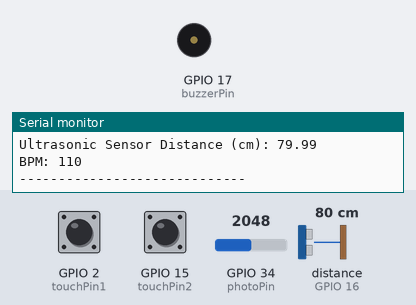
The sketch below on a simulated ESP32. Shown: buzzer (waves = sounding), the last lines printed to the serial monitor. Wiring (inferred from the names in the program): ultrasonic range finder: trigger GPIO 5; echo GPIO 16. Inputs (shaded band) come from the test bench; at power-on: distance to the obstacle (sensor on GPIO 16) 80 cm, GPIO 2 (touchPin1) HIGH, GPIO 15 (touchPin2) HIGH, GPIO 34 (photoPin) = 2048. The echo pulse lasts 58.3 µs per cm.

Above: at 2.7 s.
2.8 s: distance to the obstacle (sensor on GPIO 16) set to 120 cm
At 3.4 s:
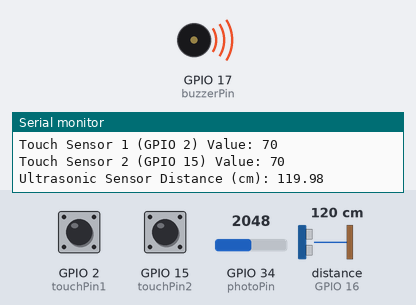
Timing chart, 0 to 5.8 s (numbered marks = the images above; inputs shaded):
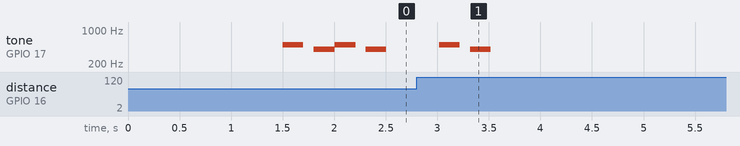

The sketch:

bpm_noWIFI.ino
```cpp
// Photoresistor
int photoPin = 34;  // ADC-capable pin for the photoresistor
float avg_light = 0;

// Touch sensors
int touchPin1 = 2;   // Use GPIO 2 for the first capacitive touch (calming)
int touchPin2 = 15;  // Use GPIO 15 for the second capacitive touch (increasing)

// Piezo buzzer
const int buzzerPin = 17;
int bpm = 70;       // Set initial BPM (beats per minute)

// Heartbeat variables
const int minBPM = 60;
const int maxBPM = 180;
int targetBPM = 70;
int calmEffect1 = 300;
int calmEffect2 = -300;
int change_calm = 5;

// Ultrasonic sensor (HC-SR04)
const int trigPin = 5;
const int echoPin = 16;
float duration, distance;

// Timing variables
unsigned long lastUpdate = 0;
unsigned long lightChangeTime = 0;
unsigned long distanceChangeTime = 0;
int previousPhotoValue = 0;
float previousDistance = 0.0;

void setup() {
  // Initialize serial communication
  Serial.begin(115200);

  // Initialize sensors
  pinMode(photoPin, INPUT);         // Photoresistor
  pinMode(buzzerPin, OUTPUT);       // Piezo buzzer
  pinMode(trigPin, OUTPUT);         // Ultrasonic sensor trigger
  pinMode(echoPin, INPUT);          // Ultrasonic sensor echo

  // calibrate light sensor
  // 1. Read Photoresistor Value
  for (int i = 0; i < 5; i++) {
    avg_light += analogRead(photoPin);
    delay(100);
  }
  avg_light /= 5.0;

  // Add a slight delay for initialization
  delay(1000);
}

void loop() {
  // 1. Read Photoresistor Value
  int photoValue = analogRead(photoPin);  // Read analog value from photoresistor
  Serial.print("Photoresistor (GPIO 34) Value: ");
  Serial.println(photoValue);
  handlePhotoresistor(photoValue);

  // 2. Read Capacitive Touch Values
  int touchValue1 = touchRead(touchPin1);  // Read first touch sensor value
  int touchValue2 = touchRead(touchPin2);  // Read second touch sensor value
  Serial.print("Touch Sensor 1 (GPIO 2) Value: ");
  Serial.println(touchValue1);
  Serial.print("Touch Sensor 2 (GPIO 15) Value: ");
  Serial.println(touchValue2);
  handleTouchSensors(touchValue1, touchValue2);

  // 3. Read Ultrasonic Distance Sensor
  readUltrasonicSensor();

  Serial.print("BPM: ");
  Serial.println(bpm);

  // Separator for easier reading of sensor values
  Serial.println("-----------------------------");

  // Delay before the next loop iteration
  delay(500);
}

// Function to handle the photoresistor changes
void handlePhotoresistor(int photoValue) {
  // If there is a sudden change in light (e.g., from bright to dark or vice versa)
  if (abs(photoValue - previousPhotoValue) > 200) {
    bpm = constrain(bpm + 20, minBPM, maxBPM);  // Increase heart rate due to sudden change
    lightChangeTime = millis();  // Record the time of the change
    playScaredSound();  // Play "scared" sound when a large change in light occurs
  } else {
    // If light is consistent, gradually calm the heart rate over time, then stops impacting after 100s
    if (millis() - lightChangeTime > 5000 && millis() - lightChangeTime < 10000) {
      bpm = constrain(bpm - 1, minBPM, maxBPM);  // Slow decrease in heart rate
    }
    // If kept in the dark for too long, increase the heart rate
    if (photoValue < avg_light - 500 && millis() - lightChangeTime > 10000) {
      bpm = constrain(bpm + 1, minBPM, maxBPM);  // Slow increase if in the dark too long
    }
  }
  previousPhotoValue = photoValue;
}

// Function to handle the touch sensors
void handleTouchSensors(int touchValue1, int touchValue2) {
  // First touch sensor (calming effect initially, but harmful after prolonged use)
  if (touchValue1 < 40) {  // If touched
    calmEffect1 += change_calm;

    // First sensor initially decreases BPM, then increases after saturation
    bpm = constrain(bpm - calmEffect1 / 50, minBPM, maxBPM);

    // If calmEffect1 exceeds a certain threshold, reverse the effect
    if (calmEffect1 > 300) {
      change_calm = -50;  // Start making the sensor harmful, reducing the calming effect
    } else if (calmEffect1 < -300) {
      change_calm = 50;  // Start making the sensor calming again
    }
  }

  // Second touch sensor (inverse behavior of the first sensor)
  if (touchValue2 < 40) {  // If touched
    calmEffect2 += change_calm * -1;  // Inverse of the first sensor's effect

    // Second sensor initially increases BPM, then decreases after saturation
    bpm = constrain(bpm - calmEffect2 / 50, minBPM, maxBPM);

    // If calmEffect2 exceeds a certain threshold, reverse the effect
    if (calmEffect2 > 300) {
      change_calm = 50;  // Start making the sensor calming
    } else if (calmEffect2 < -300) {
      change_calm = -50;  // Start making the sensor harmful again
    }
  }
}

// Function to read the ultrasonic sensor
void readUltrasonicSensor() {
  digitalWrite(trigPin, LOW);
  delayMicroseconds(2);
  digitalWrite(trigPin, HIGH);
  delayMicroseconds(10);
  digitalWrite(trigPin, LOW);

  duration = pulseIn(echoPin, HIGH);  // Measure the time it takes for the pulse to return
  distance = (duration * 0.0343) / 2;  // Convert the time into distance
  Serial.print("Ultrasonic Sensor Distance (cm): ");
  Serial.println(distance);

  // Handle sudden changes in distance
  if (abs(distance - previousDistance) > 10) {
    bpm = constrain(bpm + 20, minBPM, maxBPM);  // Increase heart rate due to sudden change
    distanceChangeTime = millis();  // Record the time of the change
    playScaredSound();  // Play "scared" sound when a large change in distance occurs
  } else {
    // If distance is consistent, gradually calm the heart rate
    if (millis() - distanceChangeTime > 5000 && millis() - distanceChangeTime < 100000) { // after 5 seconds, before 100 seconds
      bpm = constrain(bpm - 1, minBPM, maxBPM);  // Slow decrease in heart rate
    }
    // If no object is detected for too long, increase the heart rate
    if (distance > 400 && millis() - distanceChangeTime > 100000) { // after 100 seconds of no one there
      bpm = constrain(bpm + 1, minBPM, maxBPM);  // Slow increase if nothing detected for too long
    }
  }
  previousDistance = distance;
}

// Function to play "scared" sound on the buzzer
void playScaredSound() {
  // Play a quick sequence of tones to simulate a "scared" sound
  tone(buzzerPin, 500, 200);  // High-pitched tone for 200 ms
  delay(300);
  tone(buzzerPin, 400, 200);  // Even higher-pitched tone
  delay(200);
  noTone(buzzerPin);  // Stop the buzzer after playing the sequence
}


// Function to play the heartbeat sound on the piezo buzzer
void playHeartbeat(int beatDuration) {
  // First pulse (lub)
  tone(buzzerPin, 500, beatDuration * 0.08);  // Lower, shorter tone
  delay(beatDuration * 0.1);  // Pause between lub and dub

  // Second pulse (dub)
  tone(buzzerPin, 400, beatDuration * 0.12);  // Lower, slightly longer tone
  delay(beatDuration * 0.2);  // Short pause after dub
}
```

Measured:
- after the input at 2.8 s, tone on GPIO 17 (buzzerPin): silent → 500 Hz after 0.22 s, → silent 0.20 s later, → 400 Hz 0.10 s later, → silent 0.20 s later
- by itself, tone on GPIO 17 (buzzerPin): plays 500 Hz for 0.20 s, 400 Hz for 0.21 s, 500 Hz for 0.20 s, 400 Hz for 0.20 s
